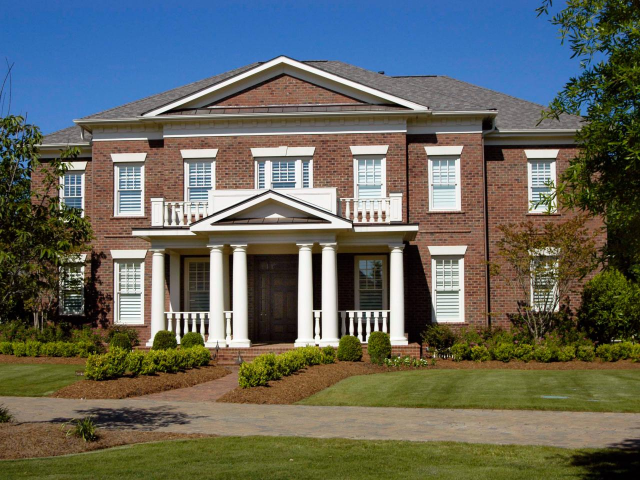
#> input picture OpenCV/2-scenesegmentation/codes/ressources/house.jpg, 1280 x 960 px (shown at 1/2 size)
$ python segment_house.py
#> lines starting #> are read from the running program, lines starting #| are printed output that depends on the picture
""""
///////////////////////////////////////////////////////////////////////
//                                                                   //
//                       Segment House v1                            //
//                        Luis  Lujano, 13-10775                     //
//                       Jaime Villegas, 13-11493                    //
///////////////////////////////////////////////////////////////////////
"""
import numpy as np
import cv2
import matplotlib.pyplot as plt


imBGR = cv2.imread("../ressources/house.jpg")
#> imBGR is the input picture: shape (960, 1280, 3); mean B, G, R 93.3, 101.9, 99.8
# Convert to BGR to HSV
imHSV = cv2.cvtColor(imBGR, cv2.COLOR_BGR2HSV)
#> imHSV: shape (960, 1280, 3); mean H, S, V 44.3, 127.4, 124.2

# Segment brick
# Select a sub part of the image:
y1 = 309
y2 = 330
x1 = 300
x2 = 320
patch_bricks = imHSV[y1:y2, x1:x2]
#> patch_bricks: shape (21, 20, 3); mean H, S, V 9.8, 94.7, 130.9

# Grass
# Select a sub part of the image:
y1 = 900
y2 = 930
x1 = 400
x2 = 450
patch_grass = imHSV[y1:y2, x1:x2]
#> patch_grass: shape (30, 50, 3); mean H, S, V 32.1, 173.9, 91.2

# Path
# Select a sub part of the image:
y1 = 828
y2 = 850
x1 = 500
x2 = 520
patch_path = imHSV[y1:y2, x1:x2]
#> patch_path: shape (22, 20, 3); mean H, S, V 18.3, 57.7, 155.3

#Roof
# Select a sub part of the image:
y1 = 164
y2 = 200
x1 = 856
x2 = 900
patch_roof = imHSV[y1:y2, x1:x2]
#> patch_roof: shape (36, 44, 3); mean H, S, V 20.2, 12, 120.8

# Build a histogram:
hist_bricks = cv2.calcHist([patch_bricks], channels = [0, 1], mask=None, histSize=[180, 256], ranges=[0, 179, 0, 255])

hist_bricks /=hist_bricks.max()
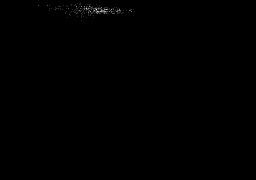
#> hist_bricks: shape (180, 256) float32; min 0, max 1, mean 0.00152
# Compute the histogram back projection:
lhMap_bricks = cv2.calcBackProject([imHSV], channels=[0, 1], hist=hist_bricks, ranges = [0, 179, 0, 255], scale=255)
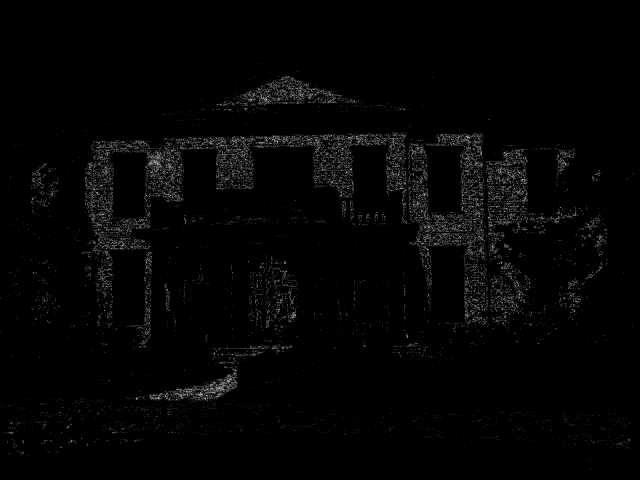
#> lhMap_bricks: shape (960, 1280) (shown at 1/2 size); min 0, max 255, mean 4.4


hist_grass = cv2.calcHist([patch_grass], channels = [0, 1], mask =None, histSize=[180, 256], ranges = [0, 179, 0, 255])
hist_grass /=hist_grass.max()
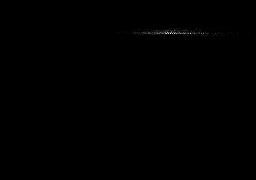
#> hist_grass: shape (180, 256) float32; min 0, max 1, mean 0.00112

# Compute the histogram back projection:
lhMap_grass = cv2.calcBackProject([imHSV], channels=[0, 1], hist=hist_grass, ranges = [0, 179, 0, 255], scale=255)
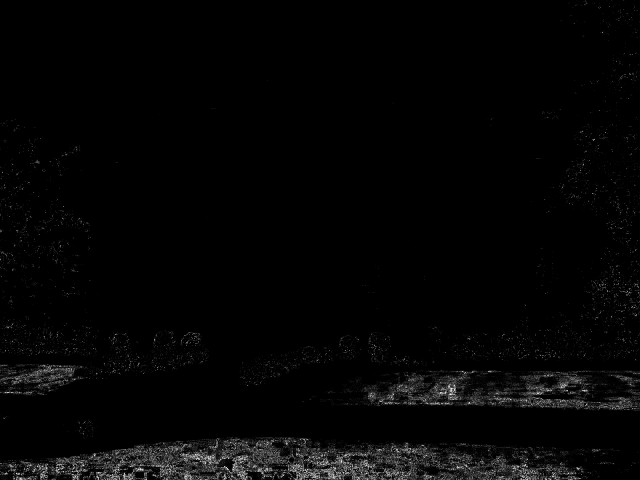
#> lhMap_grass: shape (960, 1280) (shown at 1/2 size); min 0, max 255, mean 5

hist_path = cv2.calcHist([patch_path], channels = [0, 1], mask =None, histSize=[180, 256], ranges = [0, 179, 0, 255])
hist_path /=hist_path.max()
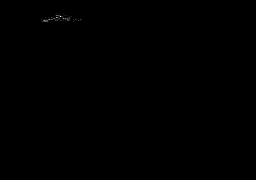
#> hist_path: shape (180, 256) float32; min 0, max 1, mean 0.000503
# Compute the histogram back projection:
lhMap_path = cv2.calcBackProject([imHSV], channels=[0, 1], hist=hist_path, ranges = [0, 179, 0, 255], scale=255)

hist_roof = cv2.calcHist([patch_roof], channels = [0, 1], mask =None, histSize=[180, 256], ranges = [0, 179, 0, 255])
hist_roof /=hist_roof.max()
#> hist_roof: shape (180, 256) float32; min 0, max 1, mean 0.000108


# Compute the histogram back projection:
lhMap_roof = cv2.calcBackProject([imHSV], channels=[0, 1], hist=hist_roof, ranges = [0, 179, 0, 255], scale=255)
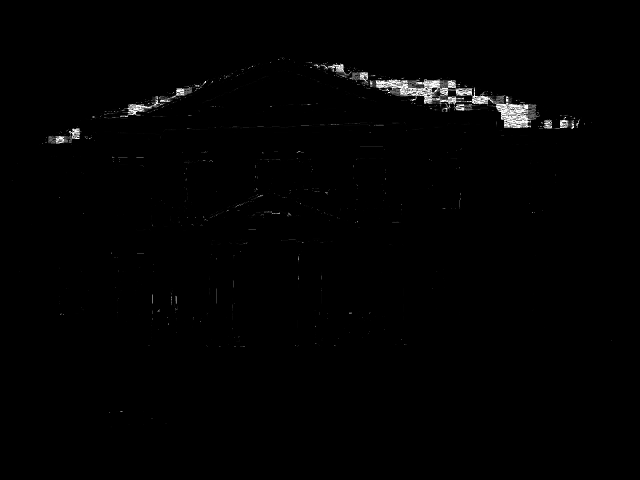
#> lhMap_roof: shape (960, 1280) (shown at 1/2 size); min 0, max 255, mean 2.2

fun = np.zeros_like(lhMap_grass )
gr = np.dstack((fun+0.1*255, lhMap_roof, lhMap_bricks, lhMap_grass, lhMap_path))
gf = np.argmax(gr, 2)
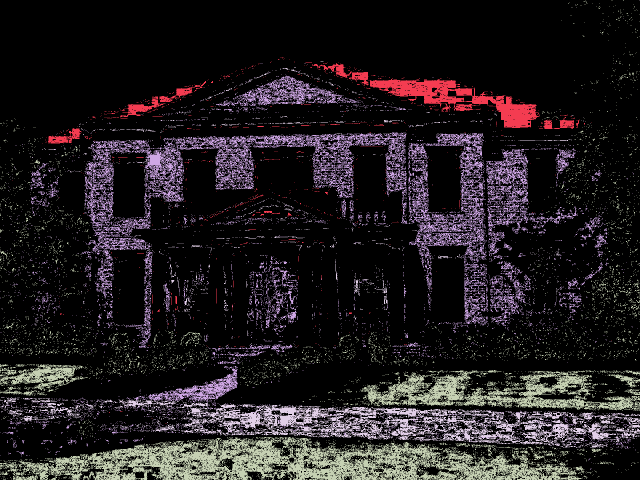
#> gf: shape (960, 1280) int64 (shown at 1/2 size); 5 distinct labels, from 0 to 4; one colour per label, 0 black

plt.figure("Gr2")
plt.imshow(gf)
plt.show()

""""
# Don't forget to plot a BGR image

plt.figure("Grass")
plt.imshow(lhMap_grass[..., : : -1])
plt.figure("Path")
plt.imshow(lhMap_path[..., : : -1])

plt.figure("Bricks")
plt.imshow(lhMap_bricks[..., : : -1])
plt.figure("Roof")
plt.imshow(lhMap_roof[..., : : -1])

plt.figure("Original")
plt.imshow(imBGR[..., : : -1])
plt.show()

"""

#segLabels

$ run again, with OpenCV/2-scenesegmentation/codes/ressources/HandBlue.jpg copied over OpenCV/2-scenesegmentation/codes/ressources/house.jpg
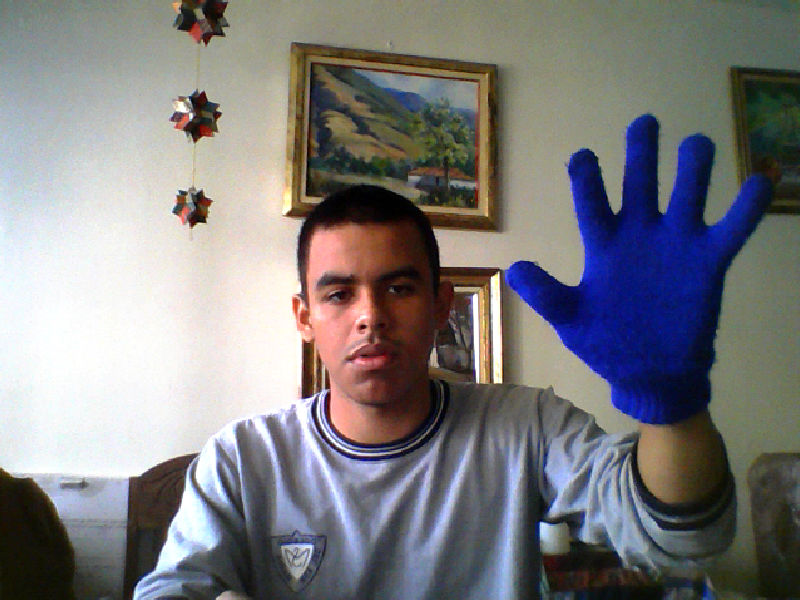
#> input picture OpenCV/2-scenesegmentation/codes/ressources/HandBlue.jpg, 800 x 600 px
#> imBGR is the input picture: shape (600, 800, 3); mean B, G, R 126.4, 124.4, 125.6
#> imHSV: shape (600, 800, 3); mean H, S, V 63, 69.3, 141.2
#> patch_bricks: shape (21, 20, 3); mean H, S, V 8.5, 117, 226.2
#> patch_grass = empty array
#> `hist_bricks /=hist_bricks.max()`:
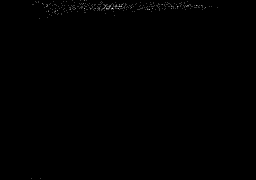
#> hist_bricks: shape (180, 256) float32; min 0, max 1, mean 0.00226
#> lhMap_grass: shape (600, 800); every value is 0
#> `gf = np.argmax(gr, 2)`:
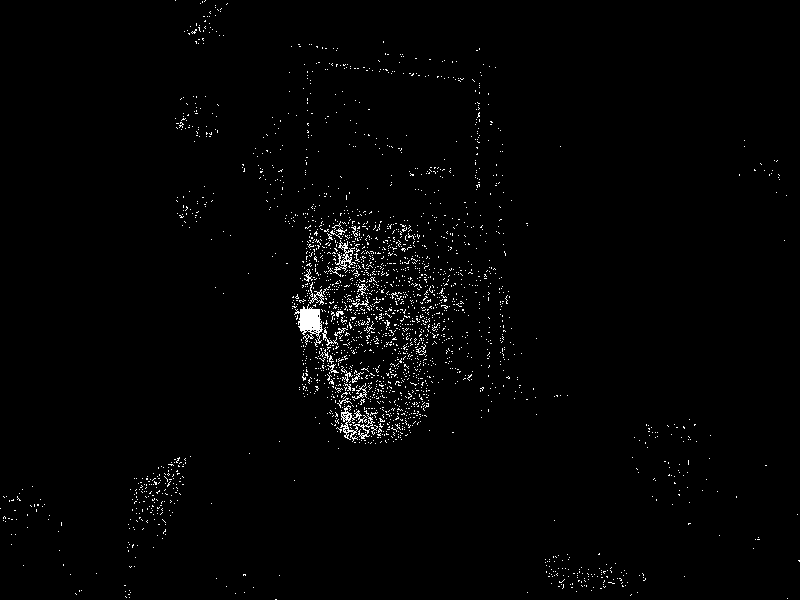
#> gf: shape (600, 800) int64; values 0 (black) and 2 (white), 1.5% white in thin lines or dots

$ run again, with OpenCV/2-scenesegmentation/codes/ressources/Maine_Road_vs_1874_Northwich_football_match.jpg copied over OpenCV/2-scenesegmentation/codes/ressources/house.jpg
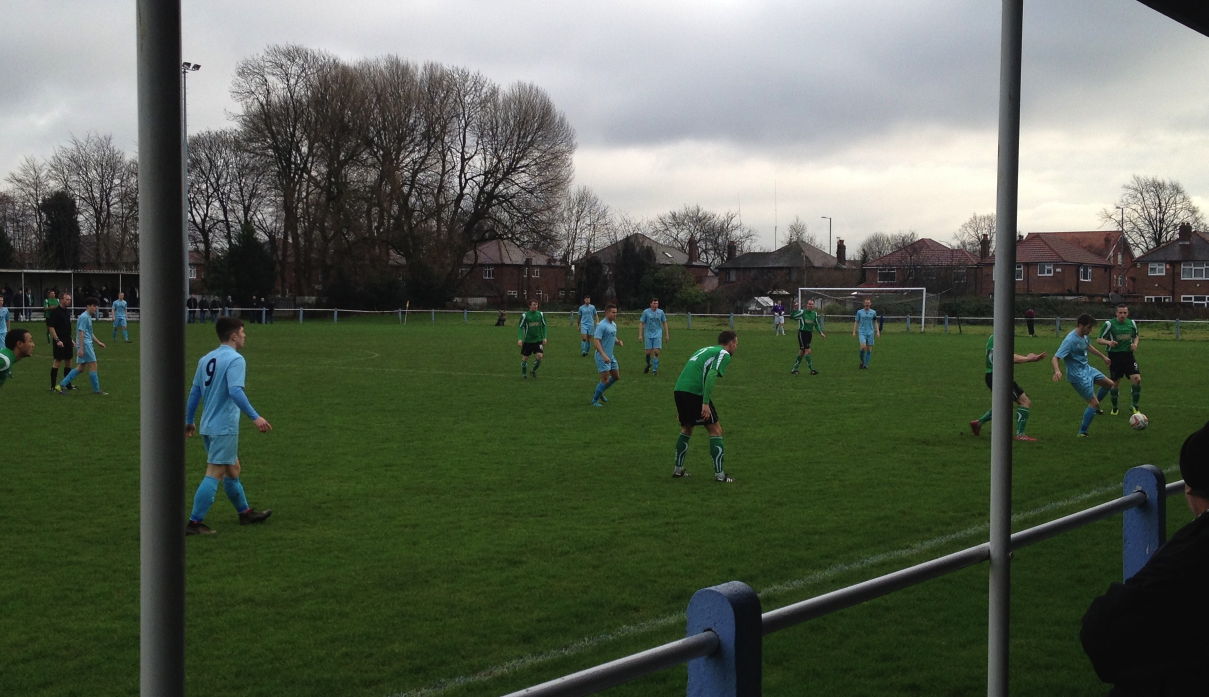
#> input picture OpenCV/2-scenesegmentation/codes/ressources/Maine_Road_vs_1874_Northwich_football_match.jpg, 2417 x 1394 px (shown at 1/2 size)
#> imBGR is the input picture: shape (1394, 2417, 3); mean B, G, R 79.4, 95.1, 86.7
#> imHSV: shape (1394, 2417, 3); mean H, S, V 56.2, 81.2, 97.8
#> patch_bricks: shape (21, 20, 3); mean H, S, V 46.9, 8.5, 48.9
#> patch_grass: shape (30, 50, 3); mean H, S, V 83, 131.7, 100.3
#> patch_path: shape (22, 20, 3); mean H, S, V 65.6, 110.7, 108.9
#> patch_roof: shape (36, 44, 3); mean H, S, V 42.1, 21.8, 89.1
#> `hist_roof /=hist_roof.max()`:
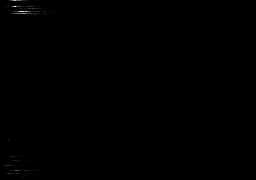
#> hist_roof: shape (180, 256) float32; min 0, max 1, mean 0.00107
#> `gf = np.argmax(gr, 2)`:
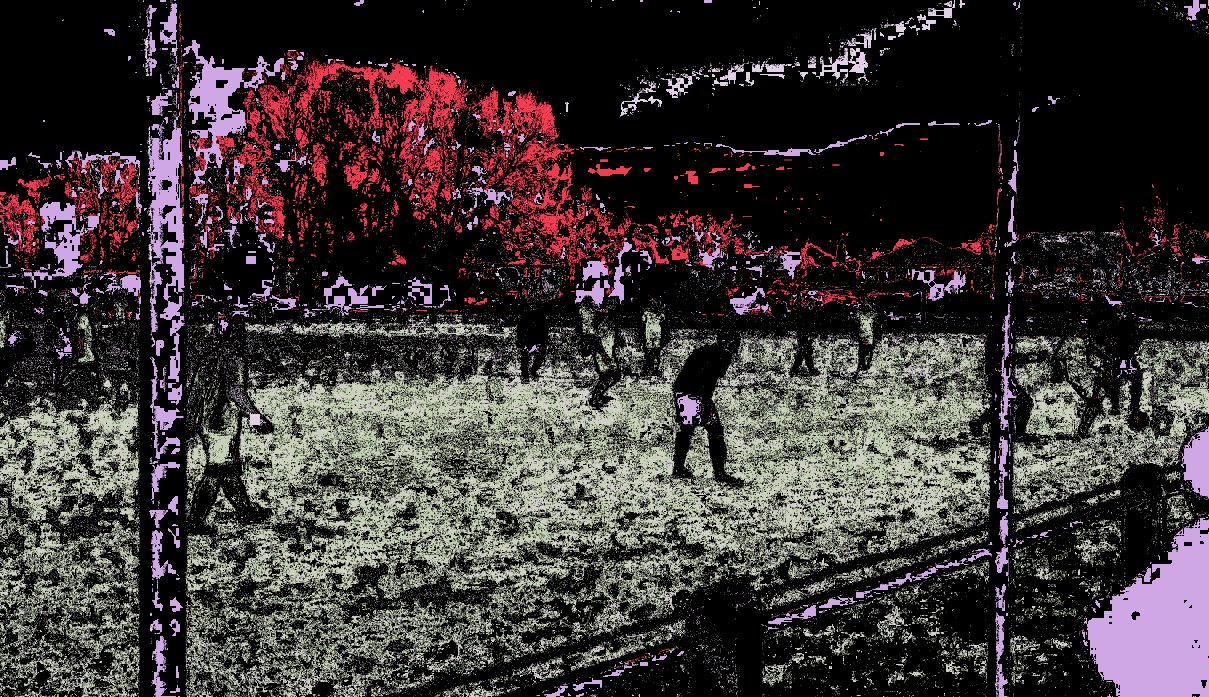
#> gf: shape (1394, 2417) int64 (shown at 1/2 size); 5 distinct labels, from 0 to 4; one colour per label, 0 black

$ run again, with OpenCV/2-scenesegmentation/codes/ressources/Woodlands_Stadium_Pitch.JPG copied over OpenCV/2-scenesegmentation/codes/ressources/house.jpg
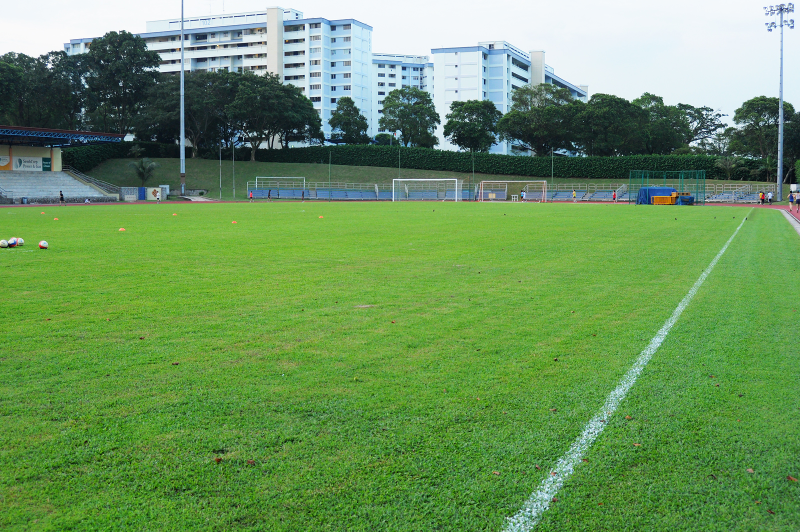
#> input picture OpenCV/2-scenesegmentation/codes/ressources/Woodlands_Stadium_Pitch.JPG, 1600 x 1063 px (shown at 1/2 size)
#> imBGR is the input picture: shape (1063, 1600, 3); mean B, G, R 92.5, 148.1, 107.2
#> imHSV: shape (1063, 1600, 3); mean H, S, V 65.1, 120.6, 150.7
#> patch_bricks: shape (21, 20, 3); mean H, S, V 81.5, 95.2, 61.9
#> patch_grass: shape (30, 50, 3); mean H, S, V 47.2, 148.2, 121.2
#> patch_path: shape (22, 20, 3); mean H, S, V 50.7, 157.8, 136.7
#> patch_roof: shape (36, 44, 3); mean H, S, V 96.9, 30.4, 234
#> `gf = np.argmax(gr, 2)`:
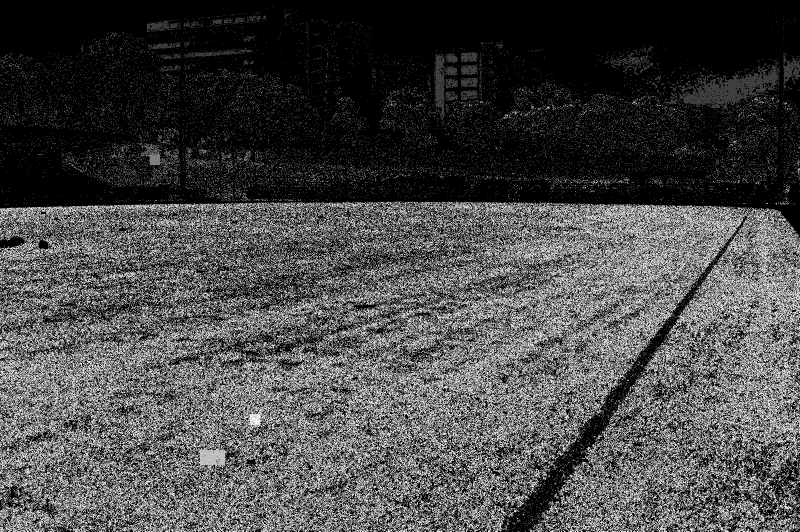
#> gf: shape (1063, 1600) int64 (shown at 1/2 size); min 0, max 4, mean 1.12; drawn with min black and max white
